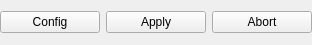
<?xml version="1.0" encoding="UTF-8"?>
<ui version="4.0">
 <class>QCommandButtonBoxClass</class>
 <widget class="QWidget" name="QCommandButtonBoxClass">
  <property name="geometry">
   <rect>
    <x>0</x>
    <y>0</y>
    <width>312</width>
    <height>45</height>
   </rect>
  </property>
  <property name="sizePolicy">
   <sizepolicy hsizetype="Preferred" vsizetype="Fixed">
    <horstretch>0</horstretch>
    <verstretch>0</verstretch>
   </sizepolicy>
  </property>
  <property name="windowTitle">
   <string>Commandbutton Box</string>
  </property>
  <layout class="QHBoxLayout" name="horizontalLayout">
   <property name="margin">
    <number>0</number>
   </property>
   <item>
    <widget class="QPushButton" name="configPushButton">
     <property name="minimumSize">
      <size>
       <width>100</width>
       <height>0</height>
      </size>
     </property>
     <property name="text">
      <string>Config</string>
     </property>
    </widget>
   </item>
   <item>
    <widget class="QPushButton" name="applyPushButton">
     <property name="minimumSize">
      <size>
       <width>100</width>
       <height>0</height>
      </size>
     </property>
     <property name="text">
      <string>Apply</string>
     </property>
    </widget>
   </item>
   <item>
    <widget class="QPushButton" name="abortPushButton">
     <property name="minimumSize">
      <size>
       <width>100</width>
       <height>0</height>
      </size>
     </property>
     <property name="text">
      <string>Abort</string>
     </property>
    </widget>
   </item>
  </layout>
 </widget>
 <resources/>
 <connections/>
</ui>
